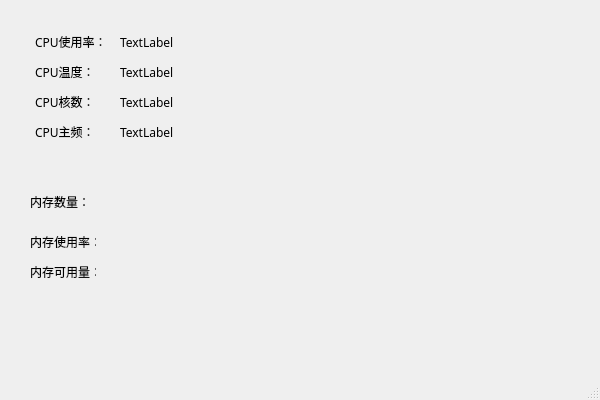
<?xml version="1.0" encoding="UTF-8"?>
<ui version="4.0">
 <class>DeskMonitionClass</class>
 <widget class="QMainWindow" name="DeskMonitionClass">
  <property name="geometry">
   <rect>
    <x>0</x>
    <y>0</y>
    <width>600</width>
    <height>400</height>
   </rect>
  </property>
  <property name="windowTitle">
   <string>DeskMonition</string>
  </property>
  <widget class="QWidget" name="centralWidget">
   <widget class="QLabel" name="label">
    <property name="geometry">
     <rect>
      <x>35</x>
      <y>30</y>
      <width>70</width>
      <height>24</height>
     </rect>
    </property>
    <property name="font">
     <font>
      <family>微软雅黑</family>
     </font>
    </property>
    <property name="text">
     <string>CPU使用率：</string>
    </property>
   </widget>
   <widget class="QLabel" name="label_2">
    <property name="geometry">
     <rect>
      <x>35</x>
      <y>60</y>
      <width>70</width>
      <height>24</height>
     </rect>
    </property>
    <property name="font">
     <font>
      <family>微软雅黑</family>
     </font>
    </property>
    <property name="text">
     <string>CPU温度：</string>
    </property>
   </widget>
   <widget class="QLabel" name="label_3">
    <property name="geometry">
     <rect>
      <x>35</x>
      <y>90</y>
      <width>70</width>
      <height>24</height>
     </rect>
    </property>
    <property name="font">
     <font>
      <family>微软雅黑</family>
     </font>
    </property>
    <property name="text">
     <string>CPU核数：</string>
    </property>
   </widget>
   <widget class="QLabel" name="label_4">
    <property name="geometry">
     <rect>
      <x>35</x>
      <y>120</y>
      <width>70</width>
      <height>24</height>
     </rect>
    </property>
    <property name="font">
     <font>
      <family>微软雅黑</family>
     </font>
    </property>
    <property name="text">
     <string>CPU主频：</string>
    </property>
   </widget>
   <widget class="QLabel" name="label_cpuUseRate">
    <property name="geometry">
     <rect>
      <x>120</x>
      <y>30</y>
      <width>70</width>
      <height>24</height>
     </rect>
    </property>
    <property name="font">
     <font>
      <family>微软雅黑</family>
     </font>
    </property>
    <property name="text">
     <string>TextLabel</string>
    </property>
   </widget>
   <widget class="QLabel" name="label_cpuTemp">
    <property name="geometry">
     <rect>
      <x>120</x>
      <y>60</y>
      <width>70</width>
      <height>24</height>
     </rect>
    </property>
    <property name="font">
     <font>
      <family>微软雅黑</family>
     </font>
    </property>
    <property name="text">
     <string>TextLabel</string>
    </property>
   </widget>
   <widget class="QLabel" name="label_cpuNum">
    <property name="geometry">
     <rect>
      <x>120</x>
      <y>90</y>
      <width>70</width>
      <height>24</height>
     </rect>
    </property>
    <property name="font">
     <font>
      <family>微软雅黑</family>
     </font>
    </property>
    <property name="text">
     <string>TextLabel</string>
    </property>
   </widget>
   <widget class="QLabel" name="label_cpuRate">
    <property name="geometry">
     <rect>
      <x>120</x>
      <y>120</y>
      <width>70</width>
      <height>24</height>
     </rect>
    </property>
    <property name="font">
     <font>
      <family>微软雅黑</family>
     </font>
    </property>
    <property name="text">
     <string>TextLabel</string>
    </property>
   </widget>
   <widget class="QLabel" name="label_9">
    <property name="geometry">
     <rect>
      <x>30</x>
      <y>190</y>
      <width>66</width>
      <height>24</height>
     </rect>
    </property>
    <property name="text">
     <string>内存数量：</string>
    </property>
   </widget>
   <widget class="QLabel" name="label_10">
    <property name="geometry">
     <rect>
      <x>30</x>
      <y>230</y>
      <width>66</width>
      <height>24</height>
     </rect>
    </property>
    <property name="text">
     <string>内存使用率：</string>
    </property>
   </widget>
   <widget class="QLabel" name="label_11">
    <property name="geometry">
     <rect>
      <x>30</x>
      <y>260</y>
      <width>66</width>
      <height>24</height>
     </rect>
    </property>
    <property name="text">
     <string>内存可用量：</string>
    </property>
   </widget>
  </widget>
  <widget class="QStatusBar" name="statusBar"/>
 </widget>
 <layoutdefault spacing="6" margin="11"/>
 <resources>
  <include location="DeskMonition.qrc"/>
 </resources>
 <connections/>
</ui>
